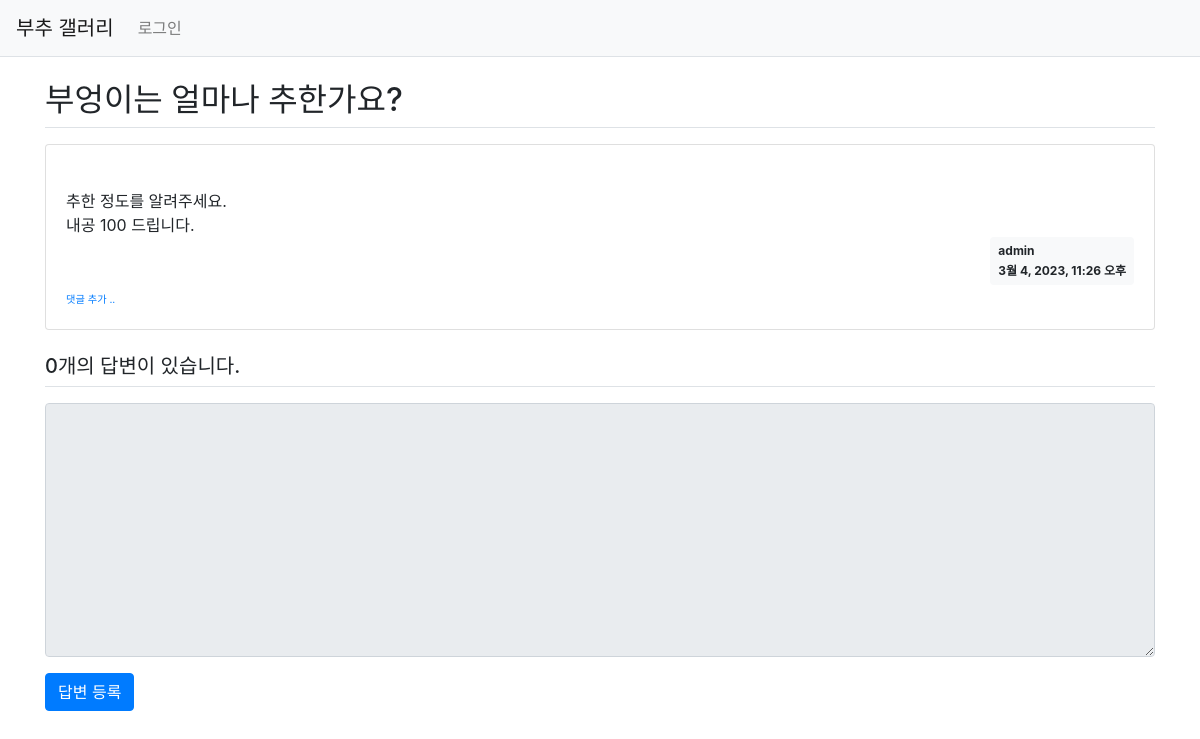
Page /pybo/305/ on the committed database.
### pybo/models.py (models this page shows, shortened)
class Question(models.Model):
    author = models.ForeignKey(User, on_delete=models.CASCADE)
    subject = models.CharField(max_length=200)
    content = models.TextField()
    create_date = models.DateTimeField()
    modify_date = models.DateTimeField(null=True, blank=True)

### pybo/views/base_views.py (the view)
# urls.py: path('<int:question_id>/', base_views.detail, name='detail'),
def detail(request, question_id):
    question = get_object_or_404(Question, pk=question_id)
    context = {'question': question}
    return render(request, 'pybo/question_detail.html', context)

### templates/pybo/question_detail.html (shortened to what this page needs)
{% extends 'base.html' %}
{% block content %}
    <div class="container my-3">
        <h2 class="border-bottom py-2">{{ question.subject }}</h2>
        <div class="card my-3">
            <div class="card-body">
                <div class="card-text" style="white-space: pre-line;">
                    {{ question.content }}
                </div>
                <div class="d-flex justify-content-end">
                    <div class="badge badge-light p-2 text-left">
                        <div class="mb-2">{{ question.author.username }}</div>
                        <div>{{ question.create_date }}</div>
                    </div>
                </div>
                <div>
                    <a href="{% url 'pybo:comment_create_question' question.id %}" class="small"><small>댓글 추가 ..</small></a>
                </div>
            </div>
        </div>
        <h5 class="border-bottom my-3 py-2">
            {{ question.answer_set.count }}개의 답변이 있습니다.
        </h5>
        <form action="{% url 'pybo:answer_create' question.id %}" method="post" class="my-3">
            <div class="form-group">
                <textarea name="content" id="content"
                          {% if not user.is_authenticated %}disabled{% endif %}
                          class="form-control" rows="10"></textarea>
            </div>
            <input type="submit" value="답변 등록" class="btn btn-primary">
        </form>
    </div>
{% endblock %}

### rows in the picture
Question: subject "부엉이는 얼마나 추한가요?", content "추한 정도를 알려주세요. 내공 100 드립니다.", author.username "admin", create_date "3월 4, 2023, 11:26 오후", answer_set.count "0"
